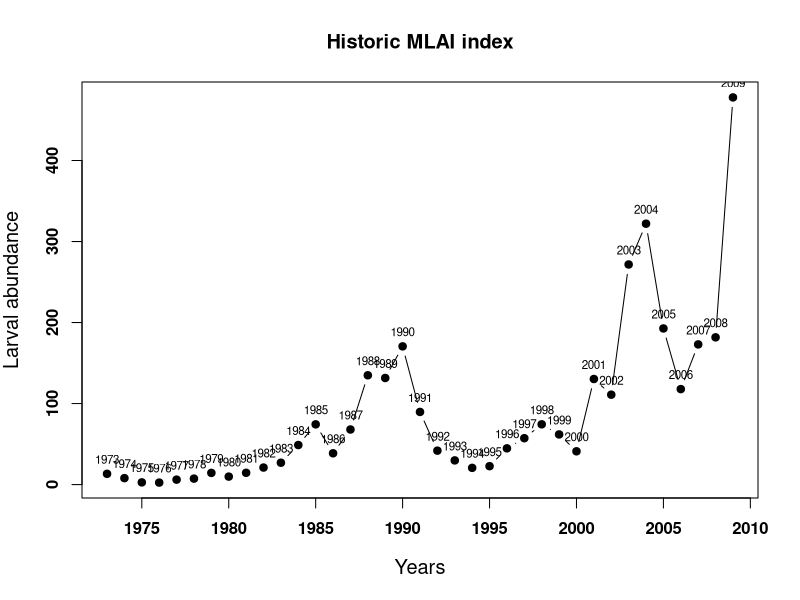
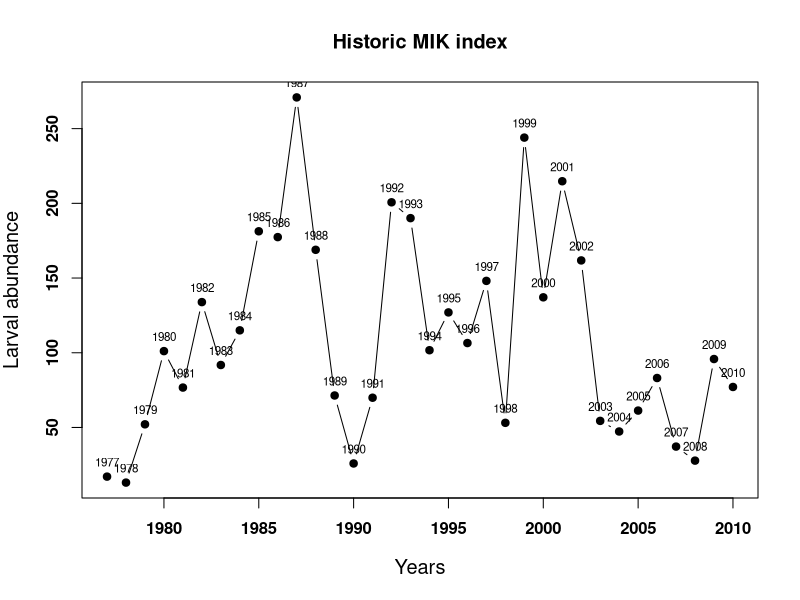
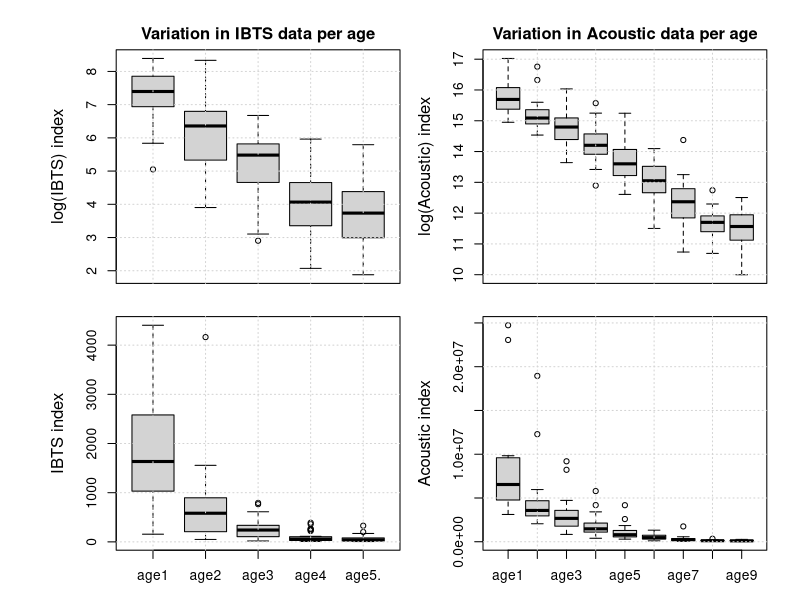
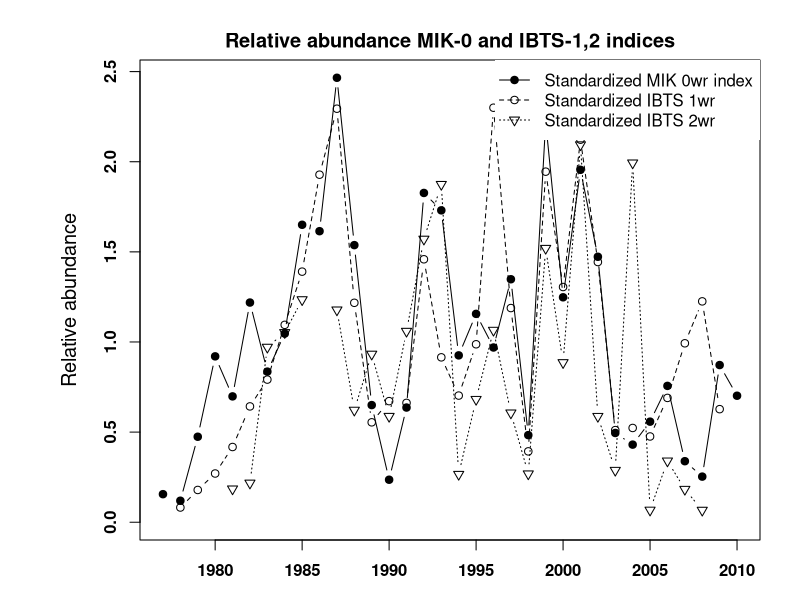

Here is the R script that generated these plots, in order: (Note: this script raises an error after producing the figures.)
#===============================================================================
#LNV plots + also for HAWG extra plots
#===============================================================================

cl  <- 1.2
ca  <- 1
fam <- ""
cols    <- c("black","grey50","grey20","grey80","red2","green3","red","white")
fonts   <- 2
parmar <- rep(0.4,4)
paroma <- (c(6,6,2,2)+0.1)
mtextline <- 3
ltextcex <- 1

LNV.ssb <- function(stk,btrigger,blim){
              plot(c(ssb(stk)@.Data)~seq(range(stk)[c("minyear")],range(stk)[c("maxyear")],1),
              type="b",pch=19,cex.lab=cl,cex.axis=ca,main=paste("SSB",stk@name),font=fonts,family=fam,
              ylim=range(pretty(range(c(ssb(stk)@.Data),na.rm=T))),xlab="Years",ylab="SSB",lwd=2)
              abline(h=btrigger,col="darkgreen",lwd=2,lty=2)
              abline(h=blim,col="red",lwd=2,lty=2)
              #text(btrigger~range(stk)[c("maxyear")],expression(B[trigger]),cex=ltextcex,adj=c(0.6,0),col="darkgreen",las=2,pos=3)
              #text(blim~range(stk)[c("maxyear")],expression(B[lim]),cex=ltextcex,adj=c(0.6,0),col="red",las=2,pos=3)
              if(is.na(btrigger) == F) mtext(expression(B[trigger]),4,at=btrigger,cex=ltextcex,col="darkgreen",outer=F,line=0.2,las=2,font=fonts)
              if(is.na(blim) == F)     mtext(expression(B[lim]),    4,at=blim,    cex=ltextcex,col="red",      outer=F,line=0.2,las=2,font=fonts)
              }
              
LNV.retro <- function(stk,slot.){
                xrange <- range(unlist(lapply(stk,function(x){return(range(x)[c("minyear","maxyear")])})),na.rm=T)

                if(slot. == "ssb"){
                  yrange <- range(unlist(lapply(stk,function(x){return(ssb(x))})),na.rm=T)
                  plot(c(ssb(stk[[1]])@.Data)~seq(range(stk[[1]])[c("minyear")],range(stk[[1]])[c("maxyear")],1),
                    type="l",cex.lab=cl,cex.axis=ca,main=paste("SSB retrospective",stk[[1]]@name),font=fonts,family=fam,
                    ylim=yrange,xlim=xrange,xlab="Years",ylab="SSB",lwd=1)
                  for(iYr in 2:length(stk)){
                    lines(c(ssb(stk[[iYr]])@.Data)~seq(range(stk[[iYr]])[c("minyear")],range(stk[[iYr]])[c("maxyear")],1),lwd=1)
                    if(iYr == length(stk)) lines(c(ssb(stk[[iYr]])@.Data)~seq(range(stk[[iYr]])[c("minyear")],range(stk[[iYr]])[c("maxyear")],1),lwd=3)
                  }
                }
                if(slot. == "rec"){
                  yrange <- range(unlist(lapply(stk,function(x){return(rec(x))})),na.rm=T)
                  plot(c(rec(stk[[1]])@.Data)~seq(range(stk[[1]])[c("minyear")],range(stk[[1]])[c("maxyear")],1),
                    type="l",cex.lab=cl,cex.axis=ca,main=paste("Recruitment retrospective",stk[[1]]@name),font=fonts,family=fam,
                    ylim=yrange,xlim=xrange,xlab="Years",ylab="SSB",lwd=1)
                  for(iYr in 2:length(stk)){
                    lines(c(rec(stk[[iYr]])@.Data)~seq(range(stk[[iYr]])[c("minyear")],range(stk[[iYr]])[c("maxyear")],1))
                    if(iYr == length(stk)) lines(c(rec(stk[[iYr]])@.Data)~seq(range(stk[[iYr]])[c("minyear")],range(stk[[iYr]])[c("maxyear")],1),lwd=3)
                  }
                }
                if(slot. == "fbar"){
                  yrange <- range(unlist(lapply(stk,function(x){return(fbar(x))})),na.rm=T)
                  plot(c(fbar(stk[[1]])@.Data)~seq(range(stk[[1]])[c("minyear")],range(stk[[1]])[c("maxyear")],1),
                    type="l",cex.lab=cl,cex.axis=ca,main=paste("F retrospective",stk[[1]]@name),font=fonts,family=fam,
                    ylim=yrange,xlim=xrange,xlab="Years",ylab="SSB",lwd=1)
                  for(iYr in 2:length(stk)){
                    lines(c(fbar(stk[[iYr]])@.Data)~seq(range(stk[[iYr]])[c("minyear")],range(stk[[iYr]])[c("maxyear")],1))
                    if(iYr == length(stk)) lines(c(fbar(stk[[iYr]])@.Data)~seq(range(stk[[iYr]])[c("minyear")],range(stk[[iYr]])[c("maxyear")],1),lwd=3)
                  }
                }
              }
#LNV.ssb(NSH,1.3e6,0.8e6)

LNV.fbar <- function(stk,ftarget,flim,range.){
              range2 <- range.[1]:range.[2]
              plot(c(apply(stk@harvest[ac(range2),],2,mean)@.Data)~seq(range(stk)[c("minyear")],range(stk)[c("maxyear")],1),
              type="b",pch=19,cex.lab=cl,cex.axis=ca,main=paste("Fbar",name(stk)),font=fonts,family=fam,
              xlab="Years",ylab="Fbar",ylim=range(pretty(c(apply(stk@harvest[ac(range2),],2,mean)@.Data))),lwd=2)
              abline(h=ftarget,col="darkgreen",lwd=2,lty=2)
              abline(h=flim,col="red",lwd=2,lty=2)
              mtext(text=bquote(F[.(range.[1])-.(range.[2])[upper]]),4,at=ftarget,cex=ltextcex,outer=F,line=0.2,las=2,font=fonts,col="darkgreen")
              mtext(bquote(F[.(range.[1])-.(range.[2])[lower]]),4,at=flim,cex=ltextcex,,outer=F,line=0.2,las=2,font=fonts,col="red")
              legend("topright",legend=bquote(F[.(range.[1])-.(range.[2])]),lty=1,pch=19,box.lty=0)
            }
#LNV.fbar(NSH,0.25,0.1,c(2,6))
#LNV.fbar(NSH,0.1,0.04,c(0,1))

LNV.rec <- function(stk,stk.ica){
              plot(c(rec(stk)@.Data)~seq(range(stk)[c("minyear")],range(stk)[c("maxyear")],1),
              type="b",pch=19,,cex.lab=cl,cex.axis=ca,main=paste("Recruitment",name(stk)),font=fonts,family=fam,
              xlab="Years",ylab="Recruitment [thousands]",xlim=c(range(stk)["minyear"],range(stk)["maxyear"]+1),lwd=2)
              points(range(stk)["maxyear"]+1,stk.ica@param["Recruitment prediction","Value"],col="blue",pch=19)
              legend("topright",legend=paste("Recuitment estimate",range(stk)["maxyear"]+1),col="blue",pch=19,box.lty=0,lty=0)
            }
#LNV.rec(NSH)            

LNV.catchcoh <- function(stk){                  
                 rel <- c(colSums(FLCohort(stk@catch.n)[,ac((dims(stk)$minyear):(dims(stk)$maxyear-dims(stk)$age+1))]))  
                 plot((c(FLCohort(stk@catch.n)[1,ac((dims(stk)$minyear):(dims(stk)$maxyear-dims(stk)$age+1))])/rel)~c(((dims(stk)$minyear):(dims(stk)$maxyear-dims(stk)$age+1))),
                 type="l",cex.lab=cl,cex.axis=ca,main=paste("Proportion of a cohort in the catch",name(stk)),font=fonts,family=fam,
                 xlab="Years",ylab="Relative propotion of the cohort",ylim=c(0,1))
                 old.polygon <- rep(0,length((dims(stk)$minyear):(dims(stk)$maxyear-dims(stk)$age+1)))
                 for(i in 1:((range(stk)[c("max")]-range(stk)[c("min")])+1)){
                    polygon(c(c(((dims(stk)$minyear):(dims(stk)$maxyear-dims(stk)$age+1))),rev(c(((dims(stk)$minyear):(dims(stk)$maxyear-dims(stk)$age+1))))),
                    c(old.polygon,rev((c(FLCohort(stk@catch.n)[i,ac(((dims(stk)$minyear):(dims(stk)$maxyear-dims(stk)$age+1)))])/rel)+old.polygon)),col=grey(i/((range(stk)[c("max")]-range(stk)[c("min")])+1)))
                    text((dims(stk)$maxyear-dims(stk)$age+1),mean(c(old.polygon[length(old.polygon)],rev((c(FLCohort(stk@catch.n)[i,ac(((dims(stk)$minyear):(dims(stk)$maxyear-dims(stk)$age+1)))]@.Data)/rel)+old.polygon)[1])),labels=seq(range(stk)["min"],range(stk)["max"],1)[i],cex=ltextcex,adj=c(-0.6,0),font=fonts,col="black")
                    old.polygon <- (c(FLCohort(stk@catch.n)[i,ac(((dims(stk)$minyear):(dims(stk)$maxyear-dims(stk)$age+1)))])/rel)+old.polygon 
                 }
                }

#LNV.catchcoh(window(NSH,1960,2007))                


LNV.catch <- function(stk,slnm){
                rel <- colSums(slot(stk,slnm))
                plot((c(slot(stk,slnm)[1,]@.Data)/rel)~seq(range(stk)[c("minyear")],range(stk)[c("maxyear")],1),
                type="l",cex.lab=cl,cex.axis=ca,main=paste("Proportion of age-groups in the",slnm,name(stk)),font=fonts,family=fam,
                xlab="Years",ylab=paste("Relative propotion of the",slnm),ylim=c(0,1))
                old.polygon <- rep(0,range(stk)[c("maxyear")]-range(stk)[c("minyear")]+1)
                for(i in 1:((range(stk)[c("max")]-range(stk)[c("min")])+1)){
                  polygon(c(seq(range(stk)[c("minyear")],range(stk)[c("maxyear")],1),rev(seq(range(stk)[c("minyear")],range(stk)[c("maxyear")],1))),
                  c(old.polygon,rev((c(slot(stk,slnm)[i,]@.Data)/rel)+old.polygon)),col=grey(i/((range(stk)[c("max")]-range(stk)[c("min")])+1)))
                  text(range(stk)[c("maxyear")],mean(c(old.polygon[length(old.polygon)],rev((c(slot(stk,slnm)[i,]@.Data)/rel)+old.polygon)[1])),labels=seq(range(stk)["min"],range(stk)["max"],1)[i],cex=ltextcex,adj=c(-0.6,0),font=fonts,col="black")
                  old.polygon <- (c(slot(stk,slnm)[i,]@.Data)/rel)+old.polygon 
                }
              }
              
#LNV.catch(NSH.tun[[3]],"index")
#LNV.catch(NSH.tun[[4]],"index")  
#LNV.catch(window(NSH,1960,2007),"stock.n")             

#Survey MLAI
MLAI.hist     <- read.csv("./data/historic survey data/MLAI-historic.csv",header=T)
MIK.hist      <- read.csv("./data/historic survey data/MIK-historic.csv",header=T)
IBTS.hist     <- read.csv("./data/historic survey data/IBTS-historic.csv",header=T); IBTS.hist[IBTS.hist==-1] <- NA
ACOUSTIC.hist <- read.csv("./data/historic survey data/ACOUSTIC-historic.csv",header=T); ACOUSTIC.hist[ACOUSTIC.hist==-1] <- NA

MLAI.histst     <- cbind(MLAI.hist[,"ageall"]/mean(MLAI.hist[,"ageall"],na.rm=T),MLAI.hist[,"measurement_year"]); colnames(MLAI.histst) <- colnames(MLAI.hist)
MIK.histst      <- cbind(MIK.hist[,"age0"]/mean(MIK.hist[,"age0"],na.rm=T),MIK.hist[,"measurement_year"]); colnames(MIK.histst) <- colnames(MIK.hist)
IBTS.histst     <- cbind(sweep(IBTS.hist[,1:5],2,mapply(mean,IBTS.hist[,1:5],na.rm=T),"/"),IBTS.hist[,"measurement_year"]); colnames(IBTS.histst) <- colnames(IBTS.hist); IBTS.histst[IBTS.histst[,"measurement_year"]==1988,2] <- NA
ACOUSTIC.histst <- cbind(sweep(ACOUSTIC.hist[,1:9],2,mapply(mean,ACOUSTIC.hist[,1:9],na.rm=T),"/"),ACOUSTIC.hist[,"measurement_year"]); colnames(ACOUSTIC.histst) <- colnames(ACOUSTIC.hist)

plot(MLAI.hist[,"ageall"]~MLAI.hist[,"measurement_year"],type="b",pch=19,xlab="Years",ylab="Larval abundance",cex.lab=cl,cex.axis=ca,font=fonts,family=fam,main="Historic MLAI index")
text(MLAI.hist[,"ageall"]~MLAI.hist[,"measurement_year"],labels=MLAI.hist[,"measurement_year"],cex=0.7,pos=3)

plot(MIK.hist[,"age0"]~MIK.hist[,"measurement_year"],type="b",pch=19,xlab="Years",ylab="Larval abundance",cex.lab=cl,cex.axis=ca,font=fonts,family=fam,main="Historic MIK index")
text(MIK.hist[,"age0"]~MIK.hist[,"measurement_year"],labels=MIK.hist[,"measurement_year"],cex=0.7,pos=3)

par(mfrow=c(2,2),mar=c(0,4,2,1),oma=c(3,3,1,1))
boxplot(log(IBTS.hist[,1:5]),ylab="log(IBTS) index",cex.lab=cl,cex.axis=ca,font=fonts,family=fam,main="Variation in IBTS data per age",xaxt="n"); grid()
boxplot(log(ACOUSTIC.hist[,1:9]),ylab="log(Acoustic) index",cex.lab=cl,cex.axis=ca,font=fonts,family=fam,main="Variation in Acoustic data per age",xaxt="n");grid()
boxplot(IBTS.hist[,1:5],ylab="IBTS index",cex.lab=cl,cex.axis=ca,font=fonts,family=fam);grid()
boxplot(ACOUSTIC.hist[,1:9],ylab="Acoustic index",cex.lab=cl,cex.axis=ca,font=fonts,family=fam);grid()


par(mfrow=c(1,1))
range. <- c(0,max(c(c(MIK.histst[,"age0"]),unlist(IBTS.histst[,c("age1","age2")])),na.rm=T))
plot(  MIK.histst[,"age0"]~MIK.histst[,"measurement_year"],type="b",pch=19,ylim=range.,main="Relative abundance MIK-0 and IBTS-1,2 indices",ylab="Relative abundance",xlab="Years",cex.lab=cl,cex.axis=ca,font=fonts,family=fam)
lines(IBTS.histst[,"age1"]~c(IBTS.histst[,"measurement_year"]-1),type="b",pch=1,lty=2)
lines(IBTS.histst[,"age2"]~c(IBTS.histst[,"measurement_year"]-2),type="b",pch=6,lty=3)
legend("topright",legend=c("Standardized MIK 0wr index","Standardized IBTS 1wr","Standardized IBTS 2wr"),pch=c(19,1,6),lty=c(1,2,3),box.lty=0)


range.          <- range(as.numeric(dimnames(NSH.tun[[4]]@index)[[2]]))
ACOUSTIC.mat    <- window(NSH@mat,range.[1],range.[2])[ac(dimnames(NSH.tun[[4]]@index)[[1]]),] * NSH.tun[[4]]@index
ACOUSTIC.matst  <- colSums(ACOUSTIC.mat)/mean(colSums(ACOUSTIC.mat))

plot(MLAI.histst[,"ageall"]~MLAI.histst[,"measurement_year"],type="b",pch=19,main="Relative abundance MLAI and Acoustic mature part",ylab="Relative abundance",xlab="Years",cex.lab=cl,cex.axis=ca,font=fonts,family=fam)
lines(ACOUSTIC.matst~as.numeric(dimnames(ACOUSTIC.matst)$year),type="b",pch=1,lty=2)
legend("topleft",legend=c("Standardized MLAI index","Standardized Acoustic mature part index"),pch=c(19,1),lty=c(1,2),box.lty=0)


mikyears    <- range(MIK.hist[,"measurement_year"])
ibtsyears   <- range(IBTS.hist[,"measurement_year"]+1)
range.      <- c(max(mikyears[1],ibtsyears[1]),min(mikyears[2],ibtsyears[2])-1)
start.mik   <- range.[1];   end.mik <- range.[2]
start.ibts  <- start.mik+1; end.ibts <- end.mik+1

MIK  <- MIK.hist[which(MIK.hist[,"measurement_year"]==start.mik):which(MIK.hist[,"measurement_year"]==end.mik),"age0"]
IBTS <- IBTS.hist[which(IBTS.hist[,"measurement_year"]==start.ibts):which(IBTS.hist[,"measurement_year"]==end.ibts),"age1"]

plot(MIK,IBTS,pch=19,ylab="IBTS 1wr",xlab="MIK 0wr",cex.lab=cl,cex.axis=ca,font=fonts,family=fam)
lines(predict(lm(IBTS~MIK),newdata=data.frame(MIK=range(MIK)))~range(MIK),lwd=2)
mtext(bquote(R^2 [(.(round(summary(lm(IBTS~MIK))$r.squared,2)))]),side=3,line=-2,outer=F,at=40,font=2,cex=1.2)
points(rev(MIK)[1],rev(IBTS)[1],col="red",pch=19); text(rev(MIK)[1],rev(IBTS)[1],labels=c(end.mik-1),col="red",pos=3)
lines(x=c(rep(rev(MIK.hist[,"age0"])[1],2)),y=c(0,max(IBTS,na.rm=T)/7),col="darkgreen",lwd=2); text(rev(MIK.hist[,"age0"])[1],max(IBTS,na.rm=T)/8,labels=end.mik,col="darkgreen",pos=2)
legend("bottomright",c("MIK 0wr vs. IBTS 1wr",paste(end.mik-1,"yearclass"),paste(end.mik,"yearclass")),col=c("black","red","darkgreen"),lty=c(0,0,1),pch=c(19,19,-1),lwd=3,box.lty=0)


